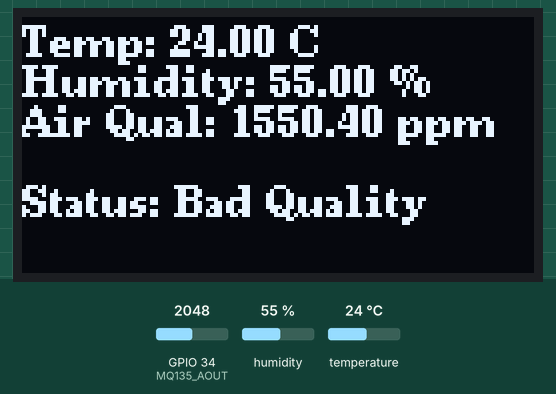
A sketch run on a simulated ESP32. Parts: 128×64 one-colour display. The inputs (shaded band) are chosen by the test bench; at power-on: GPIO 34 (MQ135_AOUT) = 2048, humidity 55 %, temperature 24 °C. What the sketch prints to the serial monitor is not drawn.

Above: at 1.2 s.
1.3 s: GPIO 34 (MQ135_AOUT) set to 471
At 3.1 s:
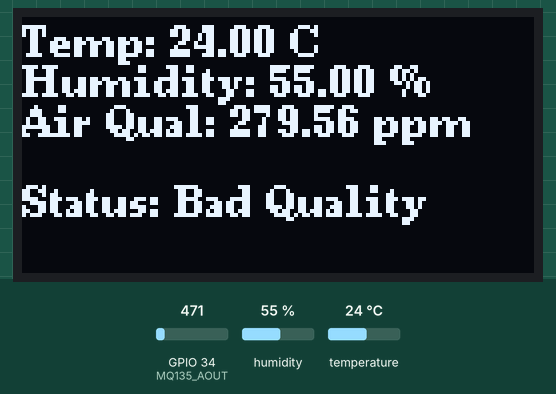
4.0 s: GPIO 34 (MQ135_AOUT) set to 397
At 4.6 s:
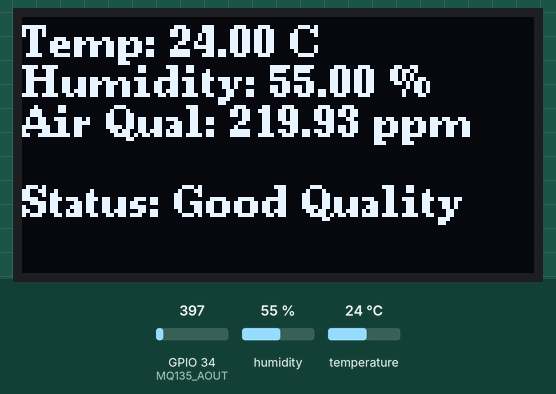
6.7 s: humidity set to 22 %
At 8.7 s:
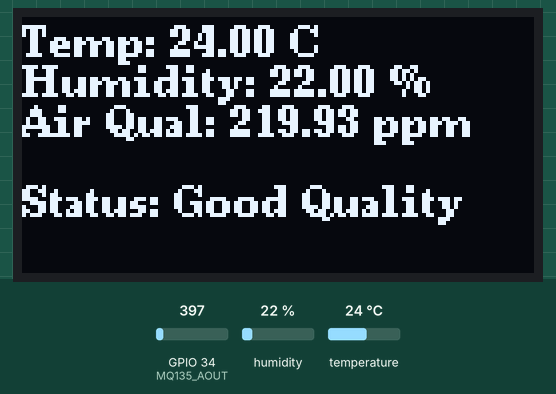
9.7 s: temperature set to 12 °C
At 11.4 s:
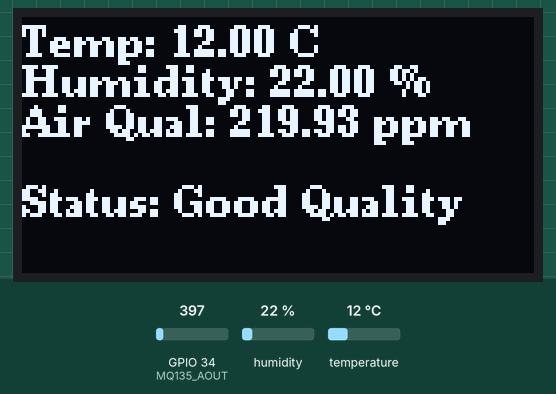
12.4 s: humidity set to 40 %
At 15.5 s:
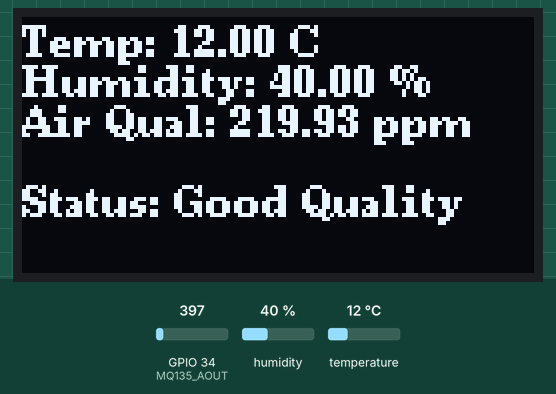
15.8 s: GPIO 34 (MQ135_AOUT) set to 491
At 17.0 s:
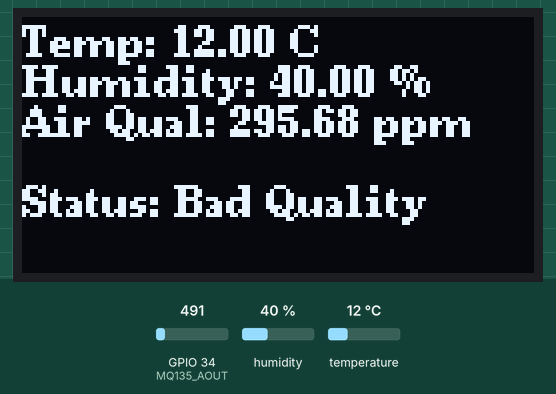
Timing chart, 0 to 18.8 s (numbered marks = the images above; inputs shaded):
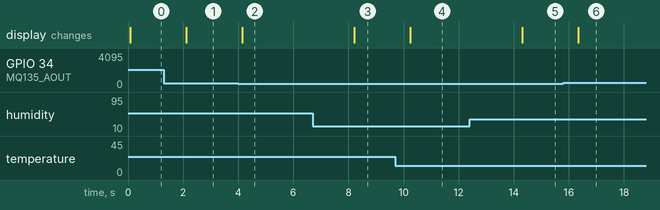

Measured:
- the behaviour switches between 435 and 434 on GPIO 34 (MQ135_AOUT) (found by bisection; images 1 and 2)
- after the input at 1.3 s, the display: changes after 0.82 s (image 1)
- after the input at 4.0 s, the display: changes after 0.15 s (image 2)
- after the input at 6.7 s, the display: changes after 1.5 s (image 3)
- after the input at 9.7 s, the display: changes after 0.54 s (image 4)
- after the input at 12.4 s, the display: changes after 1.9 s (image 5)
- after the input at 15.8 s, the display: changes after 0.54 s (image 6)

The sketch:

DHT22MQ135AndOLEDWorking.ino
```cpp
#include <Wire.h>
#include <U8g2lib.h>
#include <DHT.h>

#define DHTPIN 4
#define DHTTYPE DHT22
DHT dht(DHTPIN, DHTTYPE);

#define MQ135_AOUT 34

U8G2_SSD1306_128X64_NONAME_F_HW_I2C u8g2(U8G2_R0, U8X8_PIN_NONE);

void setup() {
  Serial.begin(115200);
  dht.begin();
  u8g2.begin();
  Serial.println("DHT22, MQ135, and OLED initialised");

  u8g2.clearBuffer();
  u8g2.setFont(u8g2_font_ncenB08_tr);
  u8g2.drawStr(0, 10, "Starting...");
  u8g2.sendBuffer();
}

void loop() {
  float temperature = dht.readTemperature();
  float humidity = dht.readHumidity();

  if (isnan(temperature) || isnan(humidity)) {
    Serial.println("failed to read from sensor");
    u8g2.clearBuffer();
    u8g2.drawStr(0, 10, "DHT22 failed");
    u8g2.sendBuffer();
    delay(2000);
    return;
  }

  int air_quality_analog = analogRead(MQ135_AOUT);
  float air_quality_ppm = calculatePPM(air_quality_analog);

  Serial.print("Temperature: ");
  Serial.print(temperature);
  Serial.println(" °C");
  Serial.print("Humidity: ");
  Serial.print(humidity);
  Serial.println(" %");
  Serial.print("Air Quality (PPM): ");
  Serial.println(air_quality_ppm);

  u8g2.clearBuffer();
  u8g2.setFont(u8g2_font_ncenB08_tr);
  u8g2.setCursor(0, 10);
  u8g2.print("Temp: ");
  u8g2.print(temperature);
  u8g2.println(" C");

  u8g2.setCursor(0, 20);
  u8g2.print("Humidity: ");
  u8g2.print(humidity);
  u8g2.println(" %");

  u8g2.setCursor(0, 30);
  u8g2.print("Air Qual: ");
  u8g2.print(air_quality_ppm);
  u8g2.println(" ppm");

  if (air_quality_ppm > 250) {
    u8g2.setCursor(0, 50);
    u8g2.println("Status: Bad Quality");
  } else {
    u8g2.setCursor(0, 50);
    u8g2.println("Status: Good Quality");
  }

  u8g2.sendBuffer();
  delay(2000);
}

float calculatePPM(int rawValue) {
  float voltage = (rawValue / 4095.0) * 3.3;
  float ppm = (voltage - 0.1) * 1000;
  return ppm < 0 ? 0 : ppm;
}
```
